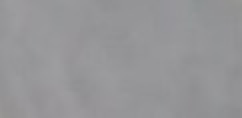
#> input picture data/road1.jpg, 121 x 59 px (shown 2 times larger)
$ python -i loader.py   (imports and definitions only)   (Python 2 division)
#> lines starting #> are read from the running program, lines starting #| are printed output that depends on the picture; pictures that were not available may be replaced by others from this repository, and a replacement may not be noted
# [51 lines left out: functions load_images, load_imagesforcnn, image_data, not called in this run]

def hsv_images():
    from sklearn.utils import shuffle
    import matplotlib.pyplot as plt
    from skimage import color
    import numpy as np
    road1 = shuffle(color.rgb2hsv(plt.imread("data/road1.jpg")).reshape(-1,3))[:800]
#> road1 = 800 rows, first 8: [0.778, 0.0196, 0.6], [0.667, 0.0131, 0.6], [0.611, 0.02, 0.588], [0.667, 0.0132, 0.596], [0.667, 0.0128, 0.612], [0.667, 0.0132, 0.596], [0.667, 0.0137, 0.573], [0.667, 0.0133, 0.588]
    road2 = shuffle(color.rgb2hsv(plt.imread("data/road2.jpg")).reshape(-1, 3))[:800]
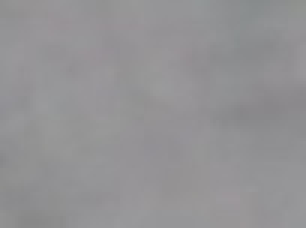
#> input picture data/road2.jpg, 102 x 76 px (shown 3 times larger)
#> road2 = 800 rows, first 8: [0.667, 0.0144, 0.545], [0.667, 0.0131, 0.6], [0.778, 0.0213, 0.553], [0.667, 0.0144, 0.545], [0.667, 0.0131, 0.6], [0.778, 0.021, 0.561], [0.667, 0.0129, 0.608], [0.778, 0.0197, 0.596]
    road3 = shuffle(color.rgb2hsv(plt.imread("data/road3.jpg")).reshape(-1, 3))[:150]
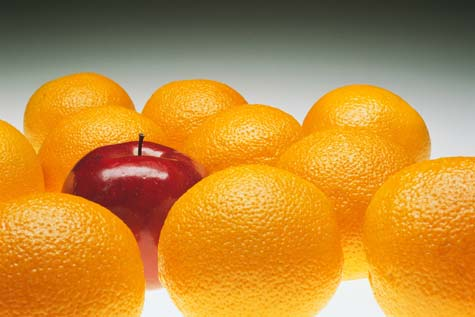
#> input picture data/Creating-a-Distinct-Brand.jpg, 475 x 317 px, given in place of road3.jpg, which was not available
#> road3 = 150 rows, first 8: [0.103, 0.667, 0.976], [0.269, 0.076, 0.671], [0.105, 0.98, 0.965], [0.113, 0.96, 0.969], [0.0357, 0.194, 0.847], [0.101, 0.996, 0.925], [0.1, 0.915, 0.969], [0.0928, 0.979, 0.922]
    road4 = shuffle(color.rgb2hsv(plt.imread("data/notroad.jpg")).reshape(-1, 3))[:6000]
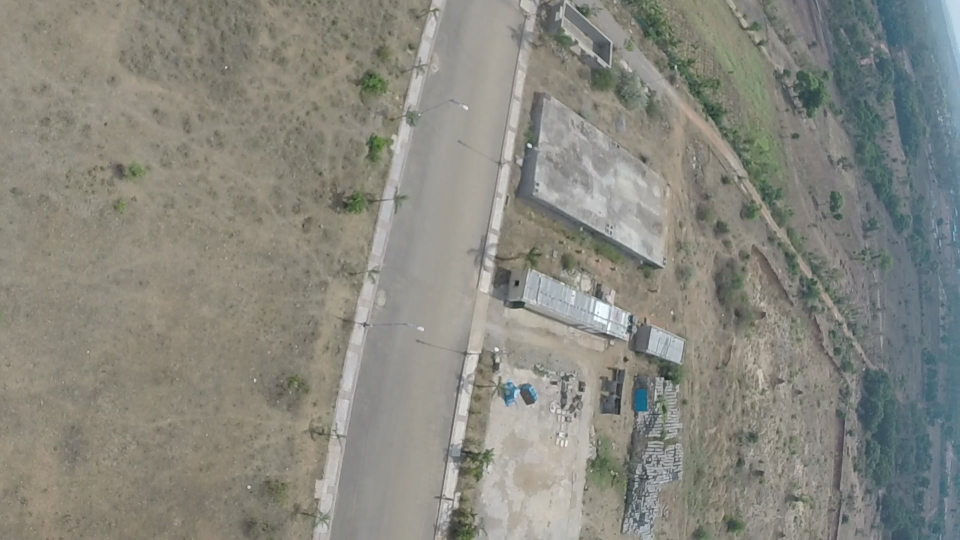
#> input picture data/GOPR9775 03220.jpg, 1920 x 1080 px, given in place of notroad.jpg, which was not available (shown at 1/2 size)
    unitedroad=shuffle(color.rgb2hsv(plt.imread("data/unitedroad.jpg")).reshape(-1,3))[:4000]
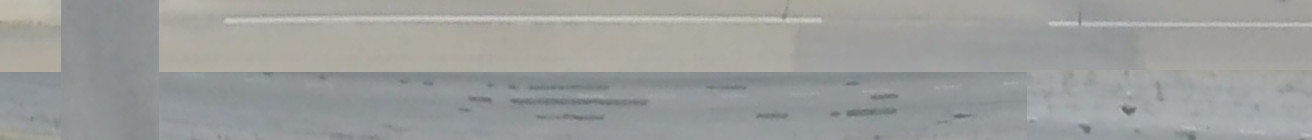
#> input picture data/unitedroad.jpg, 1312 x 140 px

    notroad1 = shuffle(color.rgb2hsv(plt.imread("data/notroad1.jpg")).reshape(-1, 3))[:1000]
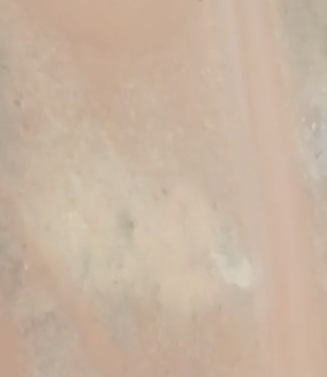
#> input picture data/notroad1.jpg, 327 x 377 px
#> notroad1 = 1000 rows, first 8: [0.0833, 0.21, 0.784], [0.0732, 0.197, 0.816], [0.0972, 0.174, 0.812], [0.0917, 0.2, 0.784], [0.0808, 0.177, 0.729], [0.0732, 0.196, 0.82], [0.0732, 0.198, 0.812], [0.0931, 0.18, 0.741]
    notroad2 = shuffle(color.rgb2hsv(plt.imread("data/notroad2.jpg")).reshape(-1, 3))[:700]
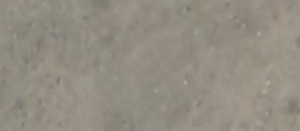
#> input picture data/notroad2.jpg, 300 x 131 px
#> notroad2 = 700 rows, first 8: [0.122, 0.107, 0.549], [0.111, 0.121, 0.584], [0.0965, 0.128, 0.584], [0.122, 0.105, 0.561], [0.103, 0.131, 0.627], [0.125, 0.111, 0.565], [0.125, 0.11, 0.573], [0.117, 0.139, 0.565]
    notroad3 = shuffle(color.rgb2hsv(plt.imread("data/Untitled90.jpg")).reshape(-1, 3))[:8000]

    tree1 = shuffle(color.rgb2hsv(plt.imread("data/tree1.jpg")).reshape(-1,3))[:600]
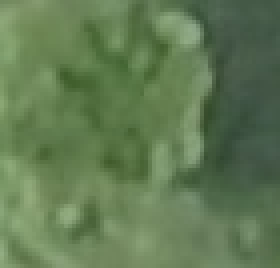
#> input picture data/tree1.jpg, 70 x 67 px (shown 4 times larger)
#> tree1 = 600 rows, first 8: [0.297, 0.323, 0.388], [0.262, 0.345, 0.557], [0.267, 0.305, 0.643], [0.257, 0.375, 0.502], [0.254, 0.326, 0.529], [0.37, 0.214, 0.329], [0.267, 0.385, 0.459], [0.264, 0.407, 0.463]
#> (the run stopped early here; a loop or call above may not have finished)
